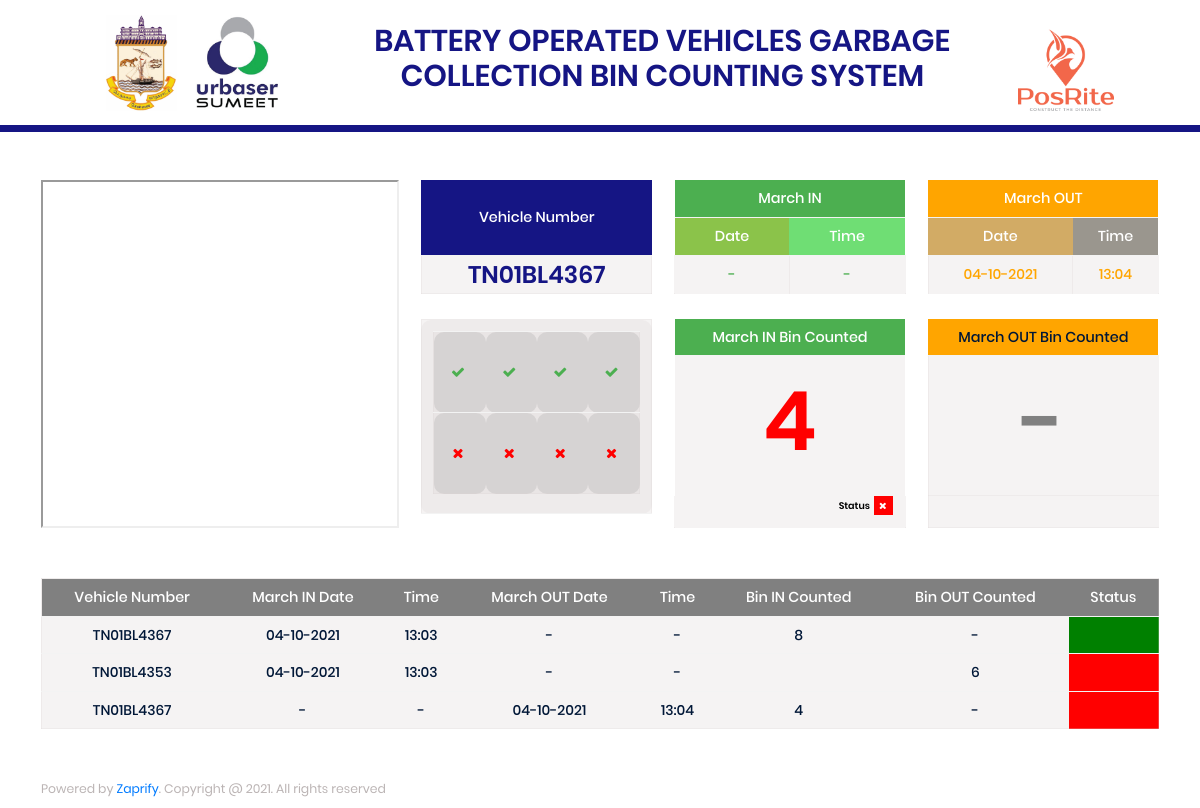
Screenshot of /index.php (signed in) with the database file from the repository.
### tables this page shows
CREATE TABLE `public_bov_table` (
  `Id` varchar(200) NOT NULL,
  `vehicle_number` text NOT NULL,
  `march_in_date` text NOT NULL,
  `march_in_time` text NOT NULL,
  `march_out_date` text NOT NULL,
  `march_out_time` text NOT NULL,
  `bin_in_counted` text NOT NULL,
  `bin_out_counted` text NOT NULL,
  `status` text NOT NULL
);

### index.php (the view, shortened to what this page needs)
<?php
include_once 'config.php';
?>
  <!DOCTYPE html>
  <html lang="en">
  <head>
    <link rel="shortcut icon" href="images/Urbaser-logo.jpg"> </head>
    <link rel="stylesheet" href="https://maxcdn.bootstrapcdn.com/bootstrap/4.5.2/css/bootstrap.min.css">
    <link rel="stylesheet" href="css/font-awesome/css/font-awesome.min.css">
    <link rel="stylesheet" href="css/style.css">
</head>
  <body>
    <div class="container">
      <div class="row">
        <nav class="navbar col-lg-12 d-flex flex-row margin-auto">
          <div class="col-md-3 navbar-brand-wrapper d-flex justify-content-center">
            <div class="navbar-brand-inner-wrapper d-flex justify-content-between align-items-center">
              <a class="navbar-brand brand-logo" href="index.php"><img src="images/chennai-logo.jpg" alt="logo" /></a>
              <a class="navbar-brand brand-logo" href="index.php"><img src="images/Urbaser-logo.jpg" alt="logo" /></a>
            </div>
          </div>
          <div class="col-md-7 d-flex align-items-center justify-content-end">
            <ul class="navbar-nav mr-lg-2">
              <li class="nav-item nav-profile dropdown">
                <h3 class="nav-profile-name text-center" style="
    color: #151584;
">BATTERY OPERATED VEHICLES GARBAGE<br> COLLECTION BIN COUNTING SYSTEM</h3> </li>
            </ul>
          </div>
          <div class="col-md-2 navbar-brand-wrapper d-flex justify-content-center">
            <div class="navbar-brand-inner-wrapper d-flex justify-content-between align-items-center">
              <a class="navbar-brand brand-logo" href="index.php"><img src="images/posrite-logo.jpg" alt="logo" /></a>
            </div>
          </div>
        </nav>
        <hr> </div>
    </div>
    <div class="container-fluid">
      <div class="row" style="
    border-bottom: 7px solid #151584;
"> </div>
    </div>
    <div class="container py-30" style="
    padding-top: 4%;
">
      <div class="row">
        <div class="col-md-4">
          <iframe src="video.html" width="100%" height="315" style="height:100%;width:100%;" title="Iframe Example"></iframe>
        </div>
        <div class="col-md-8">
          <div class="row">
            <div class="col-md-4">
              <table class="table text-center" cellspacing="0">
                <thead>
                  <tr rowspan="2" style="background:#151584;color: #fff;" class="text-center">
                    <th style="
    height: 75px;
    vertical-align: middle;">Vehicle Number</th>
                  </tr>
                </thead>
                <tbody>
                  <?php
    $query = mysqli_query($conn,"SELECT * FROM public_bov_table ORDER BY id DESC LIMIT 1 ");
    while($row = mysqli_fetch_array($query))
    {
    ?>
                    <tr class="text-center">
                      <td style="color: #151584;padding: 5px;height: 38px;" class="bg-lgrey">
                        <h4 style="margin-bottom: 0px;">
<?php echo $row['vehicle_number'];?>
                                 </h4></td>
                                 <?php
    }
?>
                    </tr>
                </tbody>
              </table>
              <br>
              <table class="table checkbox-bg-table bg-lgrey">
                <thead>
                  <tr>
                    <th class="bg-lgrey">
                      <h1>
                        <table class="table checkbox-bg-table bg-lgrey">
                            <tbody>
                              <?php
    $query = mysqli_query($conn,"SELECT * FROM public_bov_table ORDER BY id DESC LIMIT 1 ");
    while($row = mysqli_fetch_array($query))
    {
    ?>
                              <tr>
                                    <td><div class="green text-center"><span class="checkbox-bg one"><i class="fa fa-remove"></i></span></div></td>
                                    <td><div class="green text-center"><span class="checkbox-bg two"><i class="fa fa-remove"></i></span></div></td>
                                    <td><div class="green text-center"><span class="checkbox-bg three"><i class="fa fa-remove"></i></span></div></td>
                                    <td><div class="green text-center"><span class="checkbox-bg four"><i class="fa fa-remove"></i></span></div></td>
                                </tr>
                                <tr>
                                   <td><div class="green text-center"><span class="checkbox-bg five"><i class="fa fa-remove"></i></span></div></td>
                                   <td><div class="green text-center"><span class="checkbox-bg six"><i class="fa fa-remove"></i></span></div></td>
                                   <td><div class="green text-center"><span class="checkbox-bg seven"><i class="fa fa-remove"></i></span></div></td>
                                   <td><div class="green text-center"><span class="checkbox-bg eight"><i class="fa fa-remove"></i></span></div></td>
                                </tr>
                                <?php
    }
?>
                            </tbody>
                        </table>
                      </h1>
                      </th>
                    </tr>
                  </thead>
                </table>
            </div>
            <div class="col-md-4">
              <table class="table text-center" cellspacing="0">
                <thead>
                  <tr style="background:#4caf50;color: #fff;" class="text-center">
                    <th colspan="2">March IN</th>
                  </tr>
                  <tr>
                    <th class="in-date">Date</th>
                    <th class="in-time">Time</th>
                  </tr>
                </thead>
                <tbody>
                  <?php
    $query = mysqli_query($conn,"SELECT * FROM public_bov_table ORDER BY id DESC LIMIT 1 ");
    while($row = mysqli_fetch_array($query))
    {
    ?>
                  <tr class="text-center" style="height: 38px;">
                    <td class="bg-lgrey green"> <span class=""><?php echo $row['march_in_date'];?>
                           </span> </td>
                    <td class="bg-lgrey green"> <span class="">
                      <?php echo $row['march_in_time'];?>
                    </span> </td>
                  </tr>
                  <?php
    }
?>
                </tbody>
              </table>
              <br>
              <table class="table text-center" cellspacing="0">
                <thead>
                  <tr style="background:#4caf50;color: #fff;" class="text-center">
                    <th>March IN Bin Counted</th>
                  </tr>
                </thead>
                <tbody>
                  <?php
    $query = mysqli_query($conn,"SELECT * FROM public_bov_table ORDER BY id DESC LIMIT 1 ");
    while($row = mysqli_fetch_array($query))
    {
    ?>
                  <tr class="text-center" style="height: 140px;">
                    <td class="bg-lgrey green p-t-0 p-b-0 border-0">
                      <h1><span class="bin-in"><?php echo $row['bin_in_counted'];?>
                            </span></h1></td>
                  </tr>
                  <tr class="text-center">
                    <td class="bg-lgrey text-right p-t-0 border-top-0"><span class="status status-row">Status &nbsp<i class="fa fa-remove"><span class="hidden"><?php echo $row['bin_in_counted'];?></span></i></span></td>
                  </tr>
                   <?php
    }
?>
                </tbody>
              </table>
            </div>
            <div class="col-md-4">
              <table class="table text-center" cellspacing="0">
                <thead>
                  <tr style="background:orange;color: #fff;" class="text-center">
                    <th colspan="2">March OUT</th>
                  </tr>
                  <tr>
                    <th class="out-date">Date</th>
                    <th class="out-time">Time</th>
                  </tr>
                </thead>
                <tbody>
                  <?php
    $query = mysqli_query($conn,"SELECT * FROM public_bov_table ORDER BY id DESC LIMIT 1 ");
    while($row = mysqli_fetch_array($query))
    {
    ?>
                  <tr class="text-center" style="height: 38px;">
                    <td class="bg-lgrey orange"> <span class="">
                      <?php echo $row['march_out_date'];?>
                      </span> </td>
                    <td class="bg-lgrey orange"> <span class="">
                      <?php echo $row['march_out_time'];?>
                    </span> </td>
                  </tr>
                  <?php
    }
?>
                </tbody>
              </table>
              <br>
              <table class="table text-center" cellspacing="0">
                <thead>
                  <tr style="background:orange;" class="text-center">
                    <th>March OUT Bin Counted</th>
                  </tr>
                </thead>
                <tbody>
                  <?php
    $query = mysqli_query($conn,"SELECT * FROM public_bov_table ORDER BY id DESC LIMIT 1 ");
    while($row = mysqli_fetch_array($query))
    {
    ?>
                  <tr style="height: 140px;">
                    <td class="text-center bg-lgrey orange" class="bg-lgrey text-right status p-t-0 border-top-0 border-0">
                      <h1 class=""><span class="bin-out"><?php echo $row['bin_out_counted'];?></span>
                      </h1></td>
                  </tr>
                  <tr class="text-center">
                    <td class="bg-lgrey text-right p-t-0 border-top-0"><span class="status status-row">Status &nbsp<i class="fa fa-remove"><span class="hidden"><?php echo $row['bin_out_counted'];?></span></i></span></td>
                  </tr>
                  <?php
    }
?>
                </tbody>
              </table>
            </div>
          </div>
        </div>
      </div>
      <br>
      <br>
      <div class="row table-responsive">
        <table class="table text-center table-data bg-lgrey" cellspacing="0" id="table">
          <thead>
            <tr>
              <th>Vehicle Number</th>
              <th>March IN Date</th>
              <th>Time</th>
              <th>March OUT Date</th>
              <th>Time</th>
              <th>Bin IN Counted</th>
              <th>Bin OUT Counted</th>
              <th>Status</th>
            </tr>
          </thead>
          <tbody>
            <?php
    $query = mysqli_query($conn,"SELECT * FROM public_bov_table");
    while($row = mysqli_fetch_array($query))
    {
    ?>
              <tr>
                <td>
                  <?php echo $row['vehicle_number'];?>
                </td>
                <td>
                  <?php echo $row['march_in_date'];?>
                </td>
                <td>
                  <?php echo $row['march_in_time'];?>
                </td>
                <td>
                  <?php echo $row['march_out_date'];?>
                </td>
                <td>
                  <?php echo $row['march_out_time'];?>
                </td>
                <td class="bin">
                  <?php echo $row['bin_in_counted'];?>
                </td>
                <td class="bin">
                  <?php echo $row['bin_out_counted'];?>
                </td>
                <td class="bin-status">
                </td>
                <?php
    }
?>
              </tr>
          </tbody>
        </table>
      </div>
      <br>
      <br>
      <div class="row">
        <div class="col-md-12">
          <p>Powered by <a href="https://zaprify.com/" target="_blank">Zaprify</a>. Copyright @ 2021. All rights reserved</p>
        </div>
      </div>
    </div>
  </body>
  </html>

### rows the page displays
public_bov_table: vehicle_number "TN01BL4367", march_in_date "-", march_in_time "-", bin_in_counted "4", march_out_date "04-10-2021", march_out_time "13:04", bin_out_counted "-"
public_bov_table: vehicle_number "TN01BL4367", march_in_date "04-10-2021", march_in_time "13:03", march_out_date "-", march_out_time "-", bin_in_counted "8", bin_out_counted "-"
public_bov_table: vehicle_number "TN01BL4353", march_in_date "04-10-2021", march_in_time "13:03", march_out_date "-", march_out_time "-", bin_out_counted "6"
